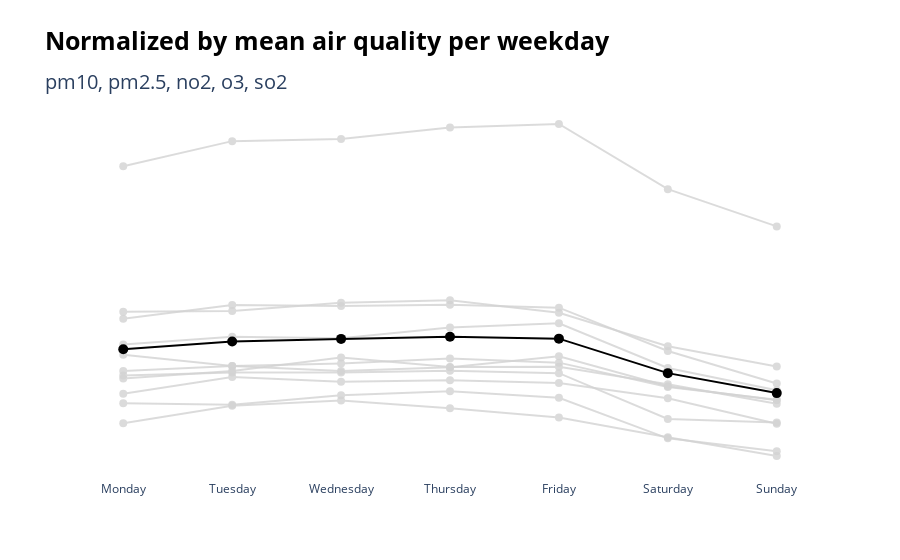

The notebook cell saved with this chart:
### Markdown cell above
### Which is the improvment of no2 on weekends by country?

### Code cell
df_week_gb_country = df_week.groupby(['weekday','country'])[['no2']].mean()
# df_week_gb_country = df_week_gb_country / df_week_gb_country.mean()
df_week_gb_country = round(df_week_gb_country,2)

df_week_gb_country.reset_index(inplace=True, level=1)
df_week_gb_country.dropna(inplace=True, how='any')

fig = go.Figure()
for country in df_week_gb_country['country'].unique():
    fig.add_scatter(x=df_week_gb_country[df_week_gb_country.country==country].index, 
                    y=df_week_gb_country[df_week_gb_country.country==country]['no2'], 
                    mode='lines+markers', 
                    name=country,
                    marker=dict(
                        color='lightgrey',
                        size=8),
                    opacity=0.8)
  
fig.add_scatter(x=df_week_gb_country.reset_index().groupby('weekday').no2.mean().index,
                y=df_week_gb_country.reset_index().groupby('weekday').no2.mean(),
                mode='lines+markers',
                name='mean',
                marker=dict(
                    color='black',
                    size=10),
                line=dict(color='black', width=2),
                opacity=1)
    
fig.update_layout(yaxis=dict(showgrid=True,
                             tickmode='array',
                             gridcolor='rgba(0,0,0,0.2)', 
                             gridwidth=2,
                             griddash='dash',                             
                             tickvals=[1],), 
                  xaxis=dict(showgrid=True,
                             tickmode='array', 
                             tickvals=[0,1,2,3,4,5,6], 
                             ticktext=['Monday','Tuesday','Wednesday','Thursday','Friday','Saturday','Sunday']),
                  title=dict(
                      text='Normalized by mean air quality per weekday', 
                      font=dict(size=25, color='black', weight='bold'), 
                      subtitle=dict(text='pm10, pm2.5, no2, o3, so2', 
                                    font=dict(size=20))),
                  plot_bgcolor='white',
                #   hovermode='x unified',
                #   hoverlabel=dict(align='right'),
                  showlegend=False,
                  spikedistance=10)

### Figure 1 — Plotly figure (JSON) as saved in the notebook; plotly's stock layout.template omitted (floating-point values rounded to 4 significant figures)
{"data": [{"marker": {"color": "lightgrey", "size": 8}, "mode": "lines+markers", "name": "austria", "opacity": 0.8, "type": "scatter", "x": [0, 1, 2, 3, 4, 5, 6], "y": [16.57, 16.85, 16.86, 17.03, 16.79, 12.43, 12.09]}, {"marker": {"color": "lightgrey", "size": 8}, "mode": "lines+markers", "name": "belgium", "opacity": 0.8, "type": "scatter", "x": [0, 1, 2, 3, 4, 5, 6], "y": [12.03, 13.7, 14.2, 13.45, 12.58, 10.69, 8.91]}, {"marker": {"color": "lightgrey", "size": 8}, "mode": "lines+markers", "name": "france", "opacity": 0.8, "type": "scatter", "x": [0, 1, 2, 3, 4, 5, 6], "y": [14.83, 16.43, 15.98, 16.11, 15.86, 14.41, 11.97]}, {"marker": {"color": "lightgrey", "size": 8}, "mode": "lines+markers", "name": "germany", "opacity": 0.8, "type": "scatter", "x": [0, 1, 2, 3, 4, 5, 6], "y": [22.62, 22.71, 23.48, 23.72, 22.54, 19.35, 17.43]}, {"marker": {"color": "lightgrey", "size": 8}, "mode": "lines+markers", "name": "greece", "opacity": 0.8, "type": "scatter", "x": [0, 1, 2, 3, 4, 5, 6], "y": [36.48, 38.86, 39.06, 40.15, 40.49, 34.29, 30.75]}, {"marker": {"color": "lightgrey", "size": 8}, "mode": "lines+markers", "name": "hungary", "opacity": 0.8, "type": "scatter", "x": [0, 1, 2, 3, 4, 5, 6], "y": [19.51, 20.25, 20.12, 21.14, 21.53, 17.28, 15.16]}, {"marker": {"color": "lightgrey", "size": 8}, "mode": "lines+markers", "name": "italy", "opacity": 0.8, "type": "scatter", "x": [0, 1, 2, 3, 4, 5, 6], "y": [16.99, 17.46, 17.71, 18.18, 17.79, 15.48, 14.26]}, {"marker": {"color": "lightgrey", "size": 8}, "mode": "lines+markers", "name": "netherlands", "opacity": 0.8, "type": "scatter", "x": [0, 1, 2, 3, 4, 5, 6], "y": [16.28, 16.99, 18.27, 17.38, 17.39, 15.73, 13.88]}, {"marker": {"color": "lightgrey", "size": 8}, "mode": "lines+markers", "name": "poland", "opacity": 0.8, "type": "scatter", "x": [0, 1, 2, 3, 4, 5, 6], "y": [13.92, 13.79, 14.69, 15.06, 14.44, 10.59, 9.36]}, {"marker": {"color": "lightgrey", "size": 8}, "mode": "lines+markers", "name": "portugal", "opacity": 0.8, "type": "scatter", "x": [0, 1, 2, 3, 4, 5, 6], "y": [18.55, 17.46, 17, 17.35, 18.39, 15.55, 14.21]}, {"marker": {"color": "lightgrey", "size": 8}, "mode": "lines+markers", "name": "spain", "opacity": 0.8, "type": "scatter", "x": [0, 1, 2, 3, 4, 5, 6], "y": [21.96, 23.27, 23.18, 23.3, 23.02, 18.9, 15.8]}, {"line": {"color": "black", "width": 2}, "marker": {"color": "black", "size": 10}, "mode": "lines+markers", "name": "mean", "opacity": 1, "type": "scatter", "x": [0, 1, 2, 3, 4, 5, 6], "y": [19.07, 19.8, 20.05, 20.26, 20.07, 16.79, 14.89]}], "layout": {"plot_bgcolor": "white", "showlegend": false, "spikedistance": 10, "title": {"font": {"color": "black", "size": 25, "weight": "bold"}, "subtitle": {"font": {"size": 20}, "text": "pm10, pm2.5, no2, o3, so2"}, "text": "Normalized by mean air quality per weekday"}, "xaxis": {"showgrid": true, "tickmode": "array", "ticktext": ["Monday", "Tuesday", "Wednesday", "Thursday", "Friday", "Saturday", "Sunday"], "tickvals": [0, 1, 2, 3, 4, 5, 6]}, "yaxis": {"gridcolor": "rgba(0,0,0,0.2)", "griddash": "dash", "gridwidth": 2, "showgrid": true, "tickmode": "array", "tickvals": [1]}}}
